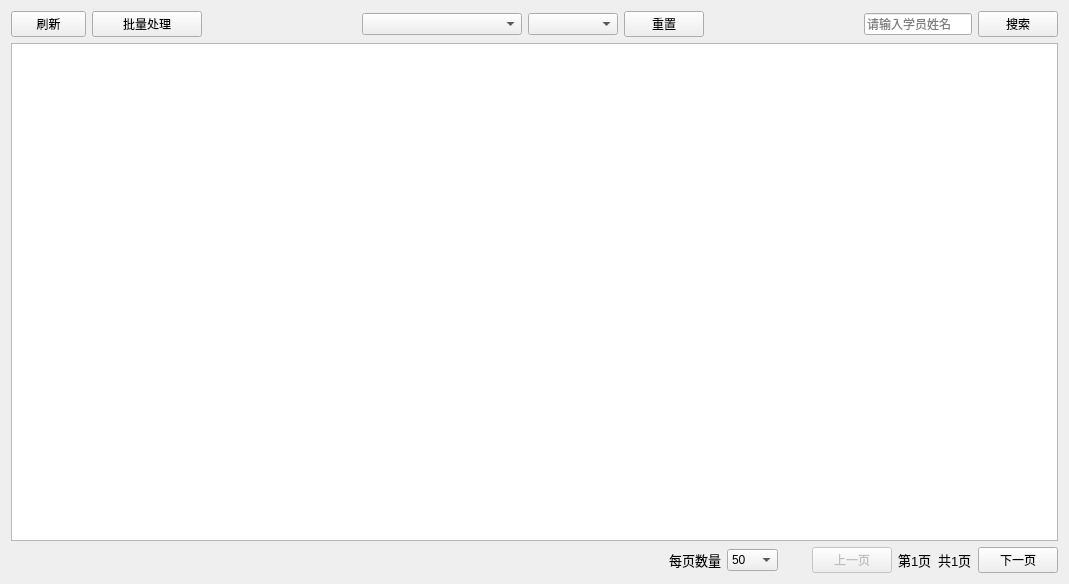
<?xml version="1.0" encoding="UTF-8"?>
<ui version="4.0">
 <class>CertApproval</class>
 <widget class="QWidget" name="CertApproval">
  <property name="geometry">
   <rect>
    <x>0</x>
    <y>0</y>
    <width>1069</width>
    <height>584</height>
   </rect>
  </property>
  <property name="windowTitle">
   <string>安卓消防教务系统</string>
  </property>
  <layout class="QVBoxLayout" name="verticalLayout">
   <item>
    <layout class="QHBoxLayout" name="horizontalLayout_3">
     <item>
      <widget class="QPushButton" name="refreshBtn">
       <property name="maximumSize">
        <size>
         <width>75</width>
         <height>16777215</height>
        </size>
       </property>
       <property name="toolTip">
        <string>刷新页面</string>
       </property>
       <property name="text">
        <string>刷新</string>
       </property>
       <property name="icon">
        <iconset resource="../assets/resource.qrc">
         <normaloff>:/icons/refresh.png</normaloff>:/icons/refresh.png</iconset>
       </property>
       <property name="iconSize">
        <size>
         <width>20</width>
         <height>20</height>
        </size>
       </property>
       <property name="flat">
        <bool>false</bool>
       </property>
      </widget>
     </item>
     <item>
      <widget class="QPushButton" name="batchBtn">
       <property name="minimumSize">
        <size>
         <width>110</width>
         <height>0</height>
        </size>
       </property>
       <property name="toolTip">
        <string>刷新页面</string>
       </property>
       <property name="text">
        <string>批量处理</string>
       </property>
       <property name="icon">
        <iconset resource="../assets/resource.qrc">
         <normaloff>:/icons/batch.png</normaloff>:/icons/batch.png</iconset>
       </property>
       <property name="iconSize">
        <size>
         <width>20</width>
         <height>20</height>
        </size>
       </property>
       <property name="flat">
        <bool>false</bool>
       </property>
      </widget>
     </item>
     <item>
      <spacer name="horizontalSpacer">
       <property name="orientation">
        <enum>Qt::Horizontal</enum>
       </property>
       <property name="sizeHint" stdset="0">
        <size>
         <width>13</width>
         <height>25</height>
        </size>
       </property>
      </spacer>
     </item>
     <item>
      <widget class="SearchComboBox" name="cbx_clazz">
       <property name="minimumSize">
        <size>
         <width>160</width>
         <height>0</height>
        </size>
       </property>
      </widget>
     </item>
     <item>
      <widget class="QComboBox" name="cbx_proposer">
       <property name="minimumSize">
        <size>
         <width>90</width>
         <height>0</height>
        </size>
       </property>
      </widget>
     </item>
     <item>
      <widget class="QPushButton" name="resetFilterBtn">
       <property name="text">
        <string>重置</string>
       </property>
       <property name="icon">
        <iconset resource="../assets/resource.qrc">
         <normaloff>:/icons/reset.png</normaloff>:/icons/reset.png</iconset>
       </property>
       <property name="iconSize">
        <size>
         <width>20</width>
         <height>20</height>
        </size>
       </property>
      </widget>
     </item>
     <item>
      <spacer name="horizontalSpacer_4">
       <property name="orientation">
        <enum>Qt::Horizontal</enum>
       </property>
       <property name="sizeHint" stdset="0">
        <size>
         <width>13</width>
         <height>25</height>
        </size>
       </property>
      </spacer>
     </item>
     <item>
      <layout class="QHBoxLayout" name="horizontalLayout_2">
       <item>
        <widget class="QLineEdit" name="lineEdit">
         <property name="placeholderText">
          <string>请输入学员姓名</string>
         </property>
        </widget>
       </item>
       <item>
        <widget class="QPushButton" name="searchBtn">
         <property name="text">
          <string>搜索</string>
         </property>
         <property name="icon">
          <iconset>
           <normaloff>:/assets/icons/search.png</normaloff>:/assets/icons/search.png</iconset>
         </property>
        </widget>
       </item>
      </layout>
     </item>
    </layout>
   </item>
   <item>
    <widget class="QTableView" name="studentsDataTable"/>
   </item>
   <item>
    <layout class="QHBoxLayout" name="horizontalLayout_5">
     <item>
      <spacer name="horizontalSpacer_2">
       <property name="orientation">
        <enum>Qt::Horizontal</enum>
       </property>
       <property name="sizeHint" stdset="0">
        <size>
         <width>218</width>
         <height>20</height>
        </size>
       </property>
      </spacer>
     </item>
     <item>
      <layout class="QHBoxLayout" name="horizontalLayout_4">
       <item>
        <widget class="QLabel" name="label">
         <property name="font">
          <font>
           <pointsize>10</pointsize>
          </font>
         </property>
         <property name="text">
          <string>每页数量</string>
         </property>
        </widget>
       </item>
       <item>
        <widget class="QComboBox" name="cb_pageSize">
         <property name="currentText">
          <string>50</string>
         </property>
         <item>
          <property name="text">
           <string>50</string>
          </property>
         </item>
         <item>
          <property name="text">
           <string>100</string>
          </property>
         </item>
         <item>
          <property name="text">
           <string>200</string>
          </property>
         </item>
         <item>
          <property name="text">
           <string>500</string>
          </property>
         </item>
        </widget>
       </item>
      </layout>
     </item>
     <item>
      <spacer name="horizontalSpacer_3">
       <property name="orientation">
        <enum>Qt::Horizontal</enum>
       </property>
       <property name="sizeType">
        <enum>QSizePolicy::Minimum</enum>
       </property>
       <property name="sizeHint" stdset="0">
        <size>
         <width>28</width>
         <height>20</height>
        </size>
       </property>
      </spacer>
     </item>
     <item>
      <layout class="QHBoxLayout" name="horizontalLayout">
       <item>
        <widget class="QPushButton" name="prePageBtn">
         <property name="enabled">
          <bool>false</bool>
         </property>
         <property name="text">
          <string>上一页</string>
         </property>
        </widget>
       </item>
       <item>
        <widget class="QLabel" name="currentPageLabel">
         <property name="font">
          <font>
           <pointsize>10</pointsize>
          </font>
         </property>
         <property name="text">
          <string>第1页</string>
         </property>
        </widget>
       </item>
       <item>
        <widget class="QLabel" name="sumPageLabel">
         <property name="font">
          <font>
           <pointsize>10</pointsize>
          </font>
         </property>
         <property name="text">
          <string>共1页</string>
         </property>
        </widget>
       </item>
       <item>
        <widget class="QPushButton" name="nextPageBtn">
         <property name="text">
          <string>下一页</string>
         </property>
        </widget>
       </item>
      </layout>
     </item>
    </layout>
   </item>
  </layout>
 </widget>
 <customwidgets>
  <customwidget>
   <class>SearchComboBox</class>
   <extends>QComboBox</extends>
   <header>components/searchcombobox.h</header>
  </customwidget>
 </customwidgets>
 <resources>
  <include location="../assets/resource.qrc"/>
 </resources>
 <connections/>
</ui>
